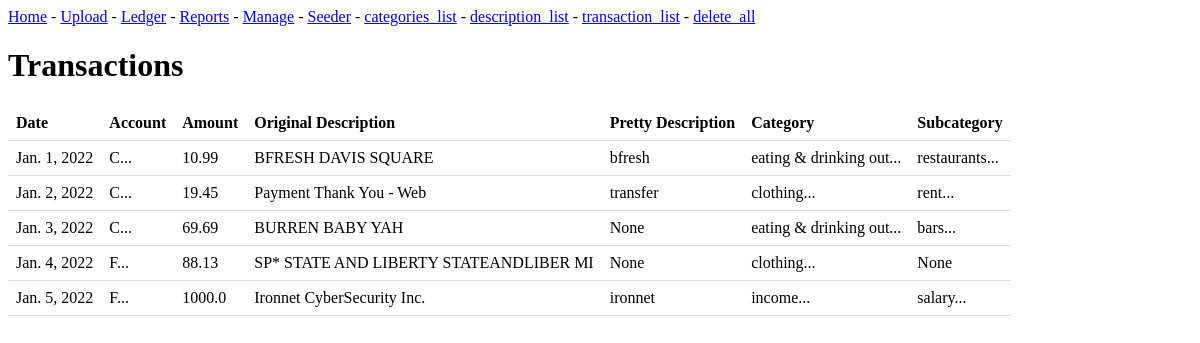
/transaction_list, run on an earlier commit of the app's database.
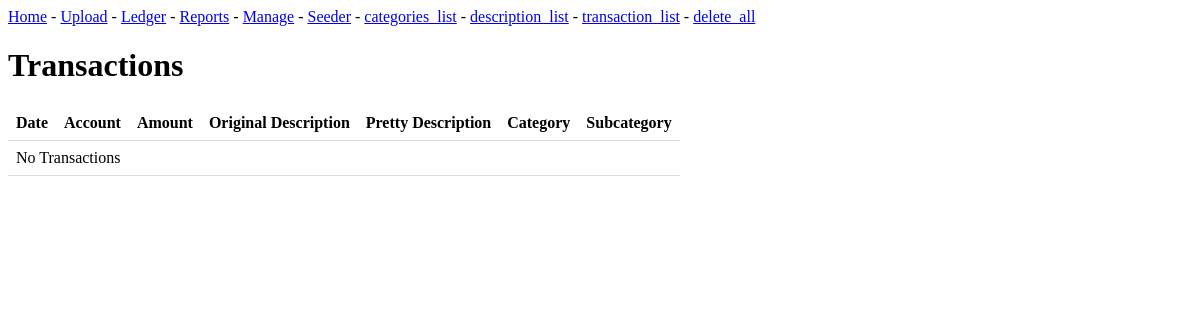
And on a later commit of the database.
### ledgered_app/models.py (models this page shows, shortened)
class Transaction(models.Model):
    date = models.DateField()
    type = models.CharField(
        max_length=2,
        choices=TRANSACTION_TYPES,
        default="D",
    )
    amount = models.FloatField()
    account = models.ForeignKey(Account, on_delete=models.PROTECT)
    original_description = models.CharField(max_length=200)
    date_added = models.DateTimeField(auto_now_add=True)
    pretty_description = models.CharField(max_length=200, null=True, default=None, blank=True)
    category = models.ForeignKey(Category, on_delete=models.SET_NULL, null=True, default=None, blank=True)
    subcategory = models.ForeignKey(Subcategory, on_delete=models.SET_NULL, null=True, default=None, blank=True)

class Account(models.Model):
    name = models.CharField(
        max_length=2,
        choices=PLUGINS,
        default="C"
    )
    date_added = models.DateTimeField(auto_now_add=True)
    class Meta:
        verbose_name_plural = 'Accounts'
    def __str__(self):
        return f"{self.name}..."

class Category(models.Model):
    name = models.CharField(max_length=200)
    date_added = models.DateTimeField(auto_now_add=True)
    class Meta:
        verbose_name_plural = 'categories'
    def __str__(self):
        return f"{self.name}..."

class Subcategory(models.Model):
    category = models.ForeignKey(Category, on_delete=models.CASCADE)
    name = models.CharField(max_length=200)
    date_added = models.DateTimeField(auto_now_add=True)
    class Meta:
        verbose_name_plural = 'subcategories'
    def __str__(self):
        return f"{self.name}..."

### ledgered_app/views.py (the view)
# urls.py: path('transaction_list', views.TransactionListView.as_view(), name='transaction_list'),
class TransactionListView(ListView):
    model = Transaction

### ledgered_app/templates/ledgered_app/transaction_list.html
{% extends "ledgered_app/base.html" %}
{% block content %}
<html>
<head>
    {% load static %}
    <link rel="stylesheet" type="text/css" href="{% static 'css/simple_table.css' %}">
</head>
<body>
    <h1>Transactions</h1>
    <table>
      <thead>
        <tr>
          <th>Date</th>
          <th>Account</th>
          <th>Amount</th>
          <th>Original Description</th>
          <th>Pretty Description</th>
          <th>Category</th>
          <th>Subcategory</th>
        </tr>
      </thead>
      <tbody>
        {% for t in object_list %}
          <tr>
            <td>{{ t.date }}</td>
            <td>{{ t.account }}</td>
            <td>{{ t.amount }}</td>
            <td>{{ t.original_description }}</td>
            <td>{{ t.pretty_description }}</td>
            <td>{{ t.category }}</td>
            <td>{{ t.subcategory }}</td>
          </tr>
        {% empty %}
          <tr>
            <td colspan="7">No Transactions</td>
          </tr>
        {% endfor %}
      </tbody>
    </table>
</body>
</html>
{% endblock content %}

### ledgered_app/templates/ledgered_app/base.html
<p>
    <a href="{% url 'ledgered_app:index' %}">Home</a> -
    <a href="{% url 'ledgered_app:upload' %}">Upload</a> -
    <a href="{% url 'ledgered_app:ledger' %}">Ledger</a> -
    <a href="{% url 'ledgered_app:reports' %}">Reports</a> -
    <a href="{% url 'ledgered_app:manage' %}">Manage</a> -
    <a href="{% url 'ledgered_app:seeder' %}">Seeder</a> -
    <a href="{% url 'ledgered_app:categories_list' %}">categories_list</a> -
    <a href="{% url 'ledgered_app:description_list' %}">description_list</a> -
    <a href="{% url 'ledgered_app:transaction_list' %}">transaction_list</a> -
    <a href="{% url 'ledgered_app:delete_all' %}">delete_all</a>
</p>
{% block content %}{% endblock content %}

### ledgered_app/static/css/simple_table.css (style rules this page uses)
table { border-collapse: collapse; width: auto; margin-bottom: 1em; table-layout: auto; }
th, td { padding: 8px; text-align: left; border-bottom: 1px solid #ddd; }
th { font-weight: bold; }

What changed in the data, as far as the page shows it:
removed Transaction: date "Jan. 1, 2022", account "C...", amount "10.99", original_description "BFRESH DAVIS SQUARE", pretty_description "bfresh", category "eating & drinking out...", subcategory "restaurants..."
removed Transaction: date "Jan. 2, 2022", account "C...", amount "19.45", original_description "Payment Thank You - Web", pretty_description "transfer", category "clothing...", subcategory "rent..."
removed Transaction: date "Jan. 3, 2022", account "C...", amount "69.69", original_description "BURREN BABY YAH", pretty_description "None", category "eating & drinking out...", subcategory "bars..."
removed Transaction: date "Jan. 4, 2022", account "F...", amount "88.13", original_description "SP* STATE AND LIBERTY STATEANDLIBER MI", pretty_description "None", category "clothing...", subcategory "None"
removed Transaction: date "Jan. 5, 2022", account "F...", amount "1000.0", original_description "Ironnet CyberSecurity Inc.", pretty_description "ironnet", category "income...", subcategory "salary..."
Also different on the page:
text now shown: "No Transactions"
